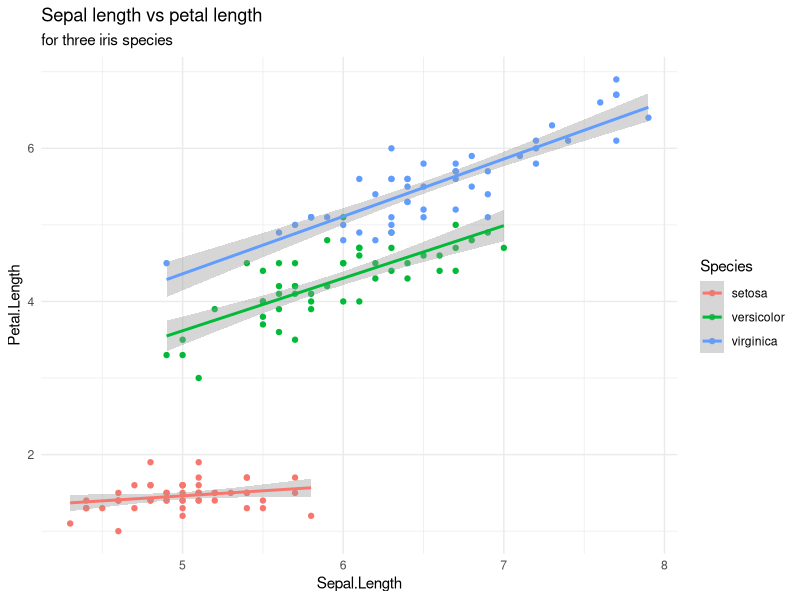
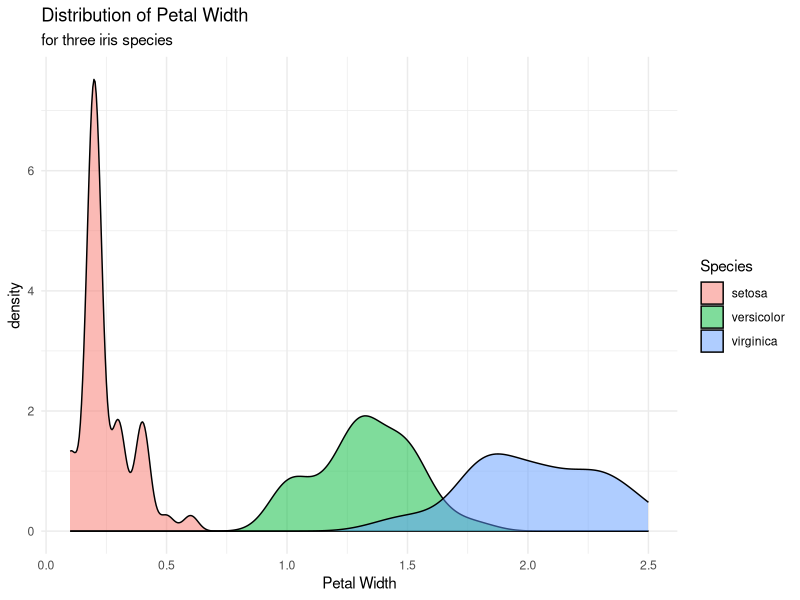
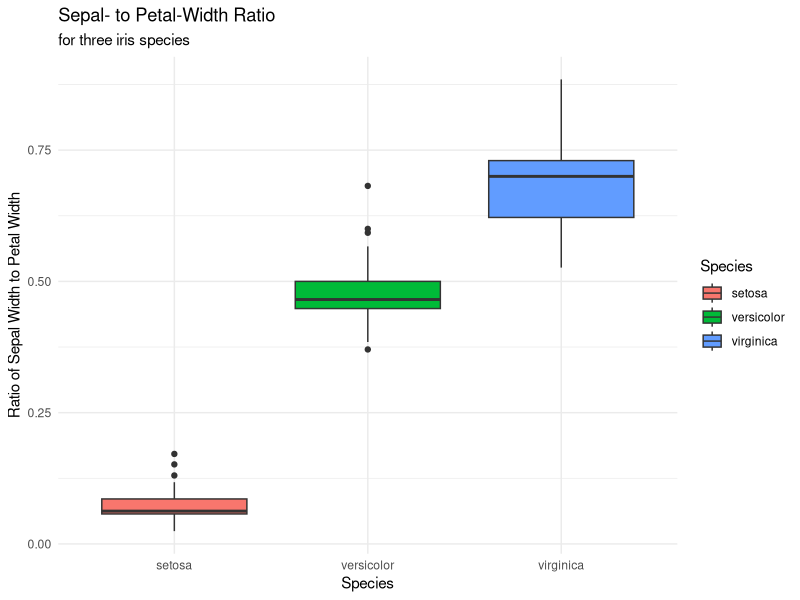
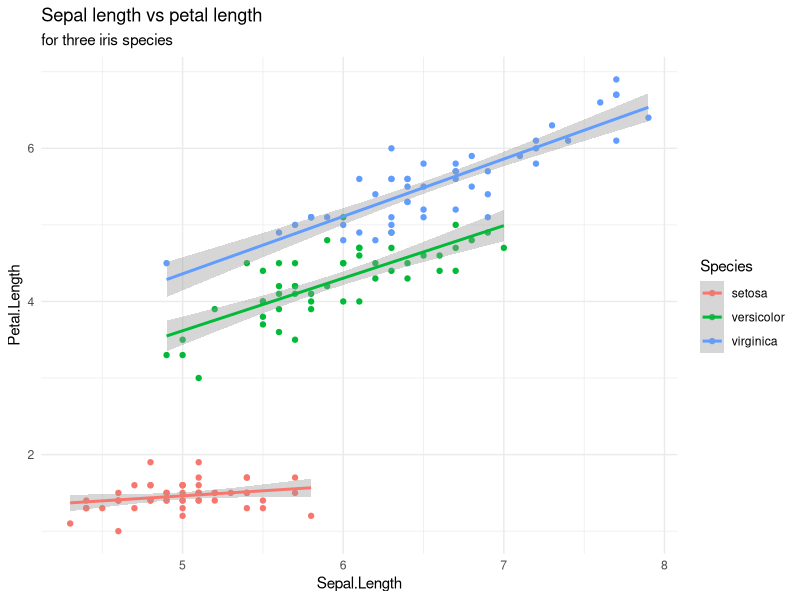
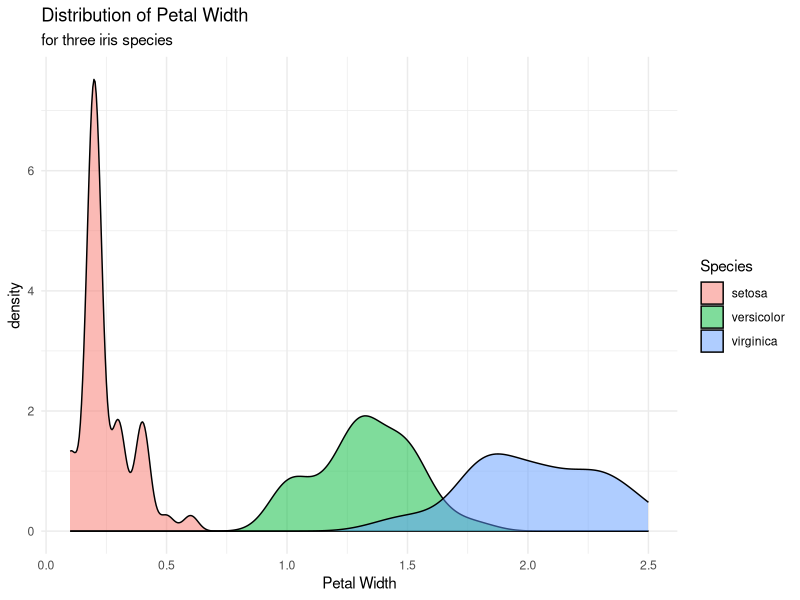
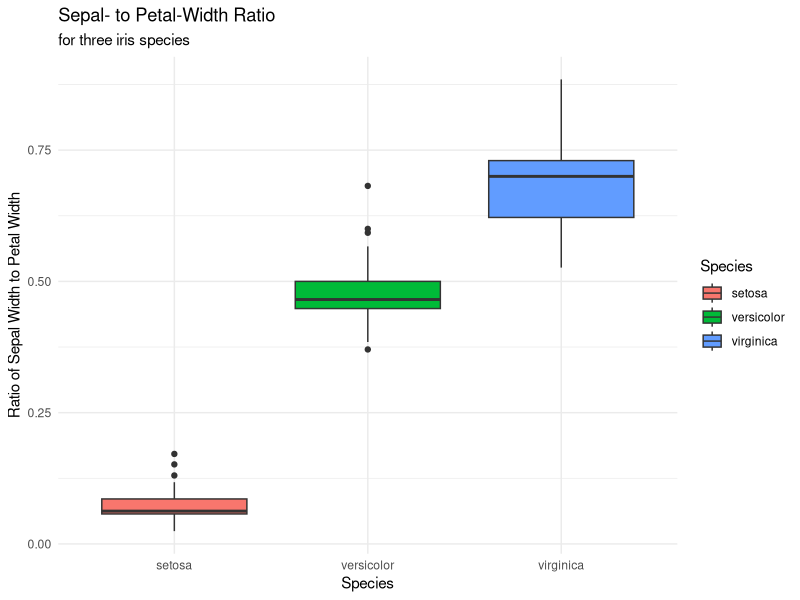

Reproduce these figures in R, in order. (Note: this script raises an error after producing the figures.)
iris
library(tidyverse)

#Graph 1
ggplot(iris, aes(x=Sepal.Length,y=Petal.Length,col=Species)) +  geom_point() +
  geom_smooth(method="lm") + theme_minimal() +
  labs(x="Sepal.Length",y="Petal.Length",title = "Sepal length vs petal length",subtitle = "for three iris species")

png(filename = "./Sepal_Length_vs_Petal_Length.png")
ggplot(iris, aes(x=Sepal.Length,y=Petal.Length,col=Species)) +  geom_point() +
  geom_smooth(method="lm") + theme_minimal() +
  labs(x="Sepal.Length",y="Petal.Length",title = "Sepal length vs petal length",subtitle = "for three iris species")
dev.off()

d2 <- density(iris[c(1:150),c(4)])

#Graph 2
ggplot(iris, aes(x=Petal.Width,fill=Species)) +  geom_density(alpha=.5) +
  theme_minimal() + 
  labs(x="Petal Width",y="density",title = "Distribution of Petal Width",subtitle = "for three iris species")

png(filename = "./Distribution_of_Petal_Widths.png")
ggplot(iris, aes(x=Petal.Width,fill=Species)) +  geom_density(alpha=.5) +
  theme_minimal() + 
  labs(x="Petal Width",y="density",title = "Distribution of Petal Width",subtitle = "for three iris species")
dev.off()


pw <- iris[c(1:150),c(4)]
iris$Sepal.Width/iris$Petal.Width
sw_pw <- iris$Sepal.Width/iris$Petal.Width
pw_sw <- iris$Petal.Width/iris$Sepal.Width #used this subset for graph 3

#Graph 3
ggplot(iris, aes(x=Species,y=pw_sw,fill=Species)) +  geom_boxplot() +
  theme_minimal() + scale_color_brewer() +
  labs(x="Species",y="Ratio of Sepal Width to Petal Width",title = "Sepal- to Petal-Width Ratio",subtitle = "for three iris species")

# A way to keep it within the graph (not using a subset)
png(filename = "./Sepal-to_Petal-Width_Ratio.png")
ggplot(iris, aes(x=Species,y=Petal.Width/Sepal.Width,fill=Species)) +  geom_boxplot() +
  theme_minimal() +
  labs(x="Species",y="Ratio of Sepal Width to Petal Width",title = "Sepal- to Petal-Width Ratio",subtitle = "for three iris species")
dev.off()



#Graph #4

iris$Deviance <- iris$Sepal.Length  -mean(iris$Sepal.Length)
iris[sort(iris$Deviance),]
sort(iris$Deviance)
order(iris$Deviance)
iris[order(iris$Deviance),]

iris2 <- iris[order(iris$Deviance),]

ggplot(iris2, aes(x=1:150,y=Sepal.Length -mean(iris$Sepal.Length),fill=Species, width=0.9)) +
  geom_bar(stat="identity") + coord_flip() + theme_minimal()
labs(x="",y="Deviance from the mean",title = "Sepal length deviance from the mean of all observations",
     caption="Note: Deviance = Sepal.Length -mean(Seapl.Length)") +
  theme(axis.text.y=element_blank())

png(filename = "./Sepal_length_deviance_from_the_mean_of_all_observations.png")    
ggplot(iris2, aes(x=1:150,y=Sepal.Length -mean(iris$Sepal.Length),fill=Species, width=0.9)) +
  geom_bar(stat="identity") + coord_flip() + theme_minimal()
labs(x="",y="Deviance from the mean",title = "Sepal length deviance from the mean of all observations",
     caption="Note: Deviance = Sepal.Length -mean(Seapl.Length)") +
  theme(axis.text.y=element_blank())
dev.off()